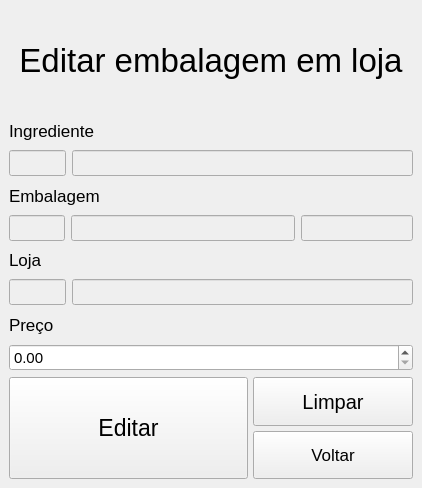
<?xml version="1.0" encoding="UTF-8"?>
<ui version="4.0">
 <class>MainWindow</class>
 <widget class="QMainWindow" name="MainWindow">
  <property name="geometry">
   <rect>
    <x>0</x>
    <y>0</y>
    <width>422</width>
    <height>488</height>
   </rect>
  </property>
  <property name="windowTitle">
   <string>MainWindow</string>
  </property>
  <widget class="QWidget" name="centralwidget">
   <layout class="QVBoxLayout" name="verticalLayout_2" stretch="2,5,2">
    <item>
     <widget class="QLabel" name="lbl_titulo">
      <property name="font">
       <font>
        <pointsize>25</pointsize>
       </font>
      </property>
      <property name="text">
       <string>Editar embalagem em loja</string>
      </property>
      <property name="alignment">
       <set>Qt::AlignCenter</set>
      </property>
     </widget>
    </item>
    <item>
     <layout class="QVBoxLayout" name="verticalLayout" stretch="1,1,1,1,1,1,1,1">
      <item>
       <widget class="QLabel" name="lbl_codigo">
        <property name="sizePolicy">
         <sizepolicy hsizetype="Minimum" vsizetype="Minimum">
          <horstretch>0</horstretch>
          <verstretch>2</verstretch>
         </sizepolicy>
        </property>
        <property name="font">
         <font>
          <pointsize>13</pointsize>
         </font>
        </property>
        <property name="text">
         <string>Ingrediente</string>
        </property>
        <property name="alignment">
         <set>Qt::AlignLeading|Qt::AlignLeft|Qt::AlignVCenter</set>
        </property>
       </widget>
      </item>
      <item>
       <layout class="QHBoxLayout" name="horizontalLayout" stretch="1,6">
        <item>
         <widget class="QLineEdit" name="txt_id_loja_embala">
          <property name="enabled">
           <bool>false</bool>
          </property>
          <property name="sizePolicy">
           <sizepolicy hsizetype="Expanding" vsizetype="Maximum">
            <horstretch>0</horstretch>
            <verstretch>2</verstretch>
           </sizepolicy>
          </property>
          <property name="font">
           <font>
            <pointsize>11</pointsize>
           </font>
          </property>
         </widget>
        </item>
        <item>
         <widget class="QLineEdit" name="txt_ingrediente">
          <property name="enabled">
           <bool>false</bool>
          </property>
          <property name="sizePolicy">
           <sizepolicy hsizetype="Expanding" vsizetype="Maximum">
            <horstretch>0</horstretch>
            <verstretch>2</verstretch>
           </sizepolicy>
          </property>
          <property name="font">
           <font>
            <pointsize>11</pointsize>
           </font>
          </property>
         </widget>
        </item>
       </layout>
      </item>
      <item>
       <widget class="QLabel" name="lbl_nome">
        <property name="sizePolicy">
         <sizepolicy hsizetype="Minimum" vsizetype="Minimum">
          <horstretch>0</horstretch>
          <verstretch>2</verstretch>
         </sizepolicy>
        </property>
        <property name="font">
         <font>
          <pointsize>13</pointsize>
         </font>
        </property>
        <property name="text">
         <string>Embalagem</string>
        </property>
        <property name="alignment">
         <set>Qt::AlignLeading|Qt::AlignLeft|Qt::AlignVCenter</set>
        </property>
       </widget>
      </item>
      <item>
       <layout class="QHBoxLayout" name="horizontalLayout_2" stretch="1,4,2">
        <item>
         <widget class="QLineEdit" name="txt_id_embalagem">
          <property name="enabled">
           <bool>false</bool>
          </property>
          <property name="sizePolicy">
           <sizepolicy hsizetype="Expanding" vsizetype="Maximum">
            <horstretch>0</horstretch>
            <verstretch>2</verstretch>
           </sizepolicy>
          </property>
          <property name="font">
           <font>
            <pointsize>11</pointsize>
           </font>
          </property>
         </widget>
        </item>
        <item>
         <widget class="QLineEdit" name="txt_tamanho">
          <property name="enabled">
           <bool>false</bool>
          </property>
          <property name="sizePolicy">
           <sizepolicy hsizetype="Expanding" vsizetype="Maximum">
            <horstretch>0</horstretch>
            <verstretch>2</verstretch>
           </sizepolicy>
          </property>
          <property name="font">
           <font>
            <pointsize>11</pointsize>
           </font>
          </property>
         </widget>
        </item>
        <item>
         <widget class="QLineEdit" name="txt_unidade">
          <property name="enabled">
           <bool>false</bool>
          </property>
          <property name="sizePolicy">
           <sizepolicy hsizetype="Expanding" vsizetype="Maximum">
            <horstretch>0</horstretch>
            <verstretch>2</verstretch>
           </sizepolicy>
          </property>
          <property name="font">
           <font>
            <pointsize>11</pointsize>
           </font>
          </property>
         </widget>
        </item>
       </layout>
      </item>
      <item>
       <widget class="QLabel" name="lbl_unidade">
        <property name="sizePolicy">
         <sizepolicy hsizetype="Minimum" vsizetype="Minimum">
          <horstretch>0</horstretch>
          <verstretch>2</verstretch>
         </sizepolicy>
        </property>
        <property name="font">
         <font>
          <pointsize>13</pointsize>
         </font>
        </property>
        <property name="text">
         <string>Loja</string>
        </property>
        <property name="alignment">
         <set>Qt::AlignLeading|Qt::AlignLeft|Qt::AlignVCenter</set>
        </property>
       </widget>
      </item>
      <item>
       <layout class="QHBoxLayout" name="horizontalLayout_3" stretch="1,6">
        <item>
         <widget class="QLineEdit" name="txt_id_loja">
          <property name="enabled">
           <bool>false</bool>
          </property>
          <property name="sizePolicy">
           <sizepolicy hsizetype="Expanding" vsizetype="Maximum">
            <horstretch>0</horstretch>
            <verstretch>2</verstretch>
           </sizepolicy>
          </property>
          <property name="font">
           <font>
            <pointsize>11</pointsize>
           </font>
          </property>
         </widget>
        </item>
        <item>
         <widget class="QLineEdit" name="txt_nome_loja">
          <property name="enabled">
           <bool>false</bool>
          </property>
          <property name="sizePolicy">
           <sizepolicy hsizetype="Expanding" vsizetype="Maximum">
            <horstretch>0</horstretch>
            <verstretch>2</verstretch>
           </sizepolicy>
          </property>
          <property name="font">
           <font>
            <pointsize>11</pointsize>
           </font>
          </property>
         </widget>
        </item>
       </layout>
      </item>
      <item>
       <widget class="QLabel" name="lbl_unidade_2">
        <property name="sizePolicy">
         <sizepolicy hsizetype="Minimum" vsizetype="Minimum">
          <horstretch>0</horstretch>
          <verstretch>2</verstretch>
         </sizepolicy>
        </property>
        <property name="font">
         <font>
          <pointsize>13</pointsize>
         </font>
        </property>
        <property name="text">
         <string>Preço</string>
        </property>
        <property name="alignment">
         <set>Qt::AlignLeading|Qt::AlignLeft|Qt::AlignVCenter</set>
        </property>
       </widget>
      </item>
      <item>
       <widget class="QDoubleSpinBox" name="double_preco">
        <property name="font">
         <font>
          <pointsize>11</pointsize>
         </font>
        </property>
       </widget>
      </item>
     </layout>
    </item>
    <item>
     <layout class="QHBoxLayout" name="lay_hori_botoes_secundarios" stretch="3,2">
      <property name="spacing">
       <number>5</number>
      </property>
      <property name="sizeConstraint">
       <enum>QLayout::SetDefaultConstraint</enum>
      </property>
      <item>
       <widget class="QPushButton" name="btn_editar">
        <property name="sizePolicy">
         <sizepolicy hsizetype="Minimum" vsizetype="Minimum">
          <horstretch>0</horstretch>
          <verstretch>0</verstretch>
         </sizepolicy>
        </property>
        <property name="font">
         <font>
          <pointsize>17</pointsize>
         </font>
        </property>
        <property name="text">
         <string>Editar</string>
        </property>
       </widget>
      </item>
      <item>
       <layout class="QVBoxLayout" name="lay_vert_botoes_cancelar">
        <item>
         <widget class="QPushButton" name="btn_limpar">
          <property name="sizePolicy">
           <sizepolicy hsizetype="Minimum" vsizetype="Minimum">
            <horstretch>0</horstretch>
            <verstretch>0</verstretch>
           </sizepolicy>
          </property>
          <property name="font">
           <font>
            <pointsize>15</pointsize>
           </font>
          </property>
          <property name="text">
           <string>Limpar</string>
          </property>
         </widget>
        </item>
        <item>
         <widget class="QPushButton" name="btn_voltar">
          <property name="sizePolicy">
           <sizepolicy hsizetype="Minimum" vsizetype="Minimum">
            <horstretch>0</horstretch>
            <verstretch>0</verstretch>
           </sizepolicy>
          </property>
          <property name="font">
           <font>
            <pointsize>13</pointsize>
           </font>
          </property>
          <property name="text">
           <string>Voltar</string>
          </property>
         </widget>
        </item>
       </layout>
      </item>
     </layout>
    </item>
   </layout>
  </widget>
 </widget>
 <resources/>
 <connections/>
</ui>
